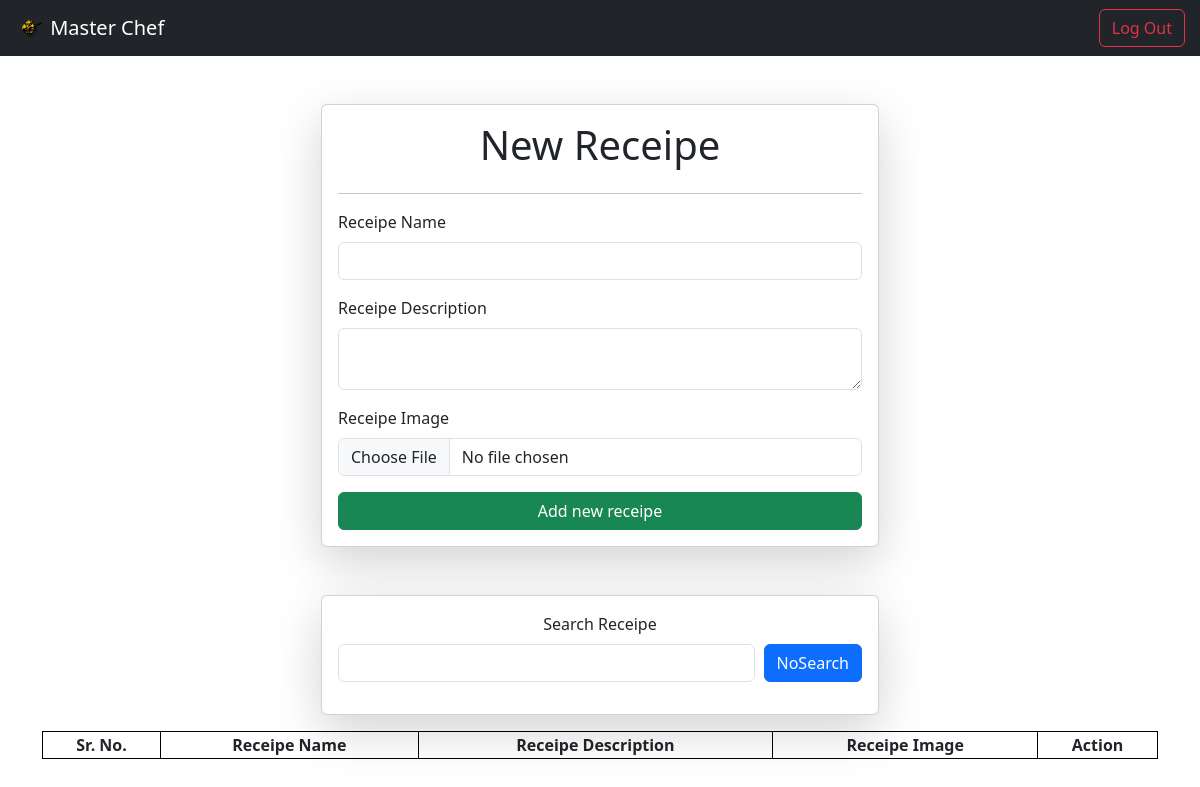
Before: /vege/ (signed in) with the older database file.
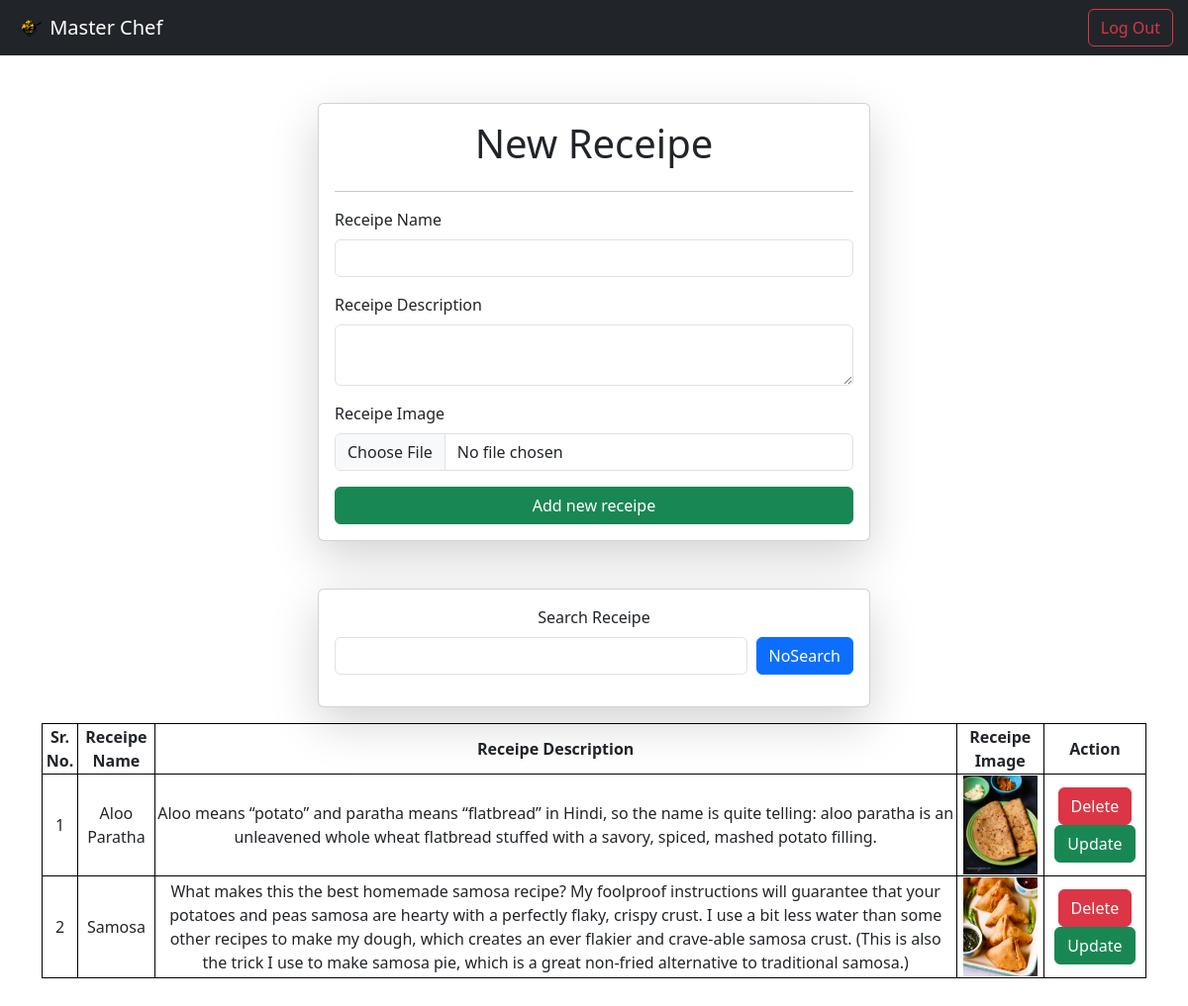
After: the same page with the newer database file.
### vege/models.py (models this page shows, shortened)
class Reci(models.Model):
    user = models.ForeignKey(User,on_delete=models.SET_NULL , null = True , blank= True)
    receipe_name = models.CharField(max_length=100)
    slug = models.SlugField(unique=True)
    receipe_description = models.TextField()
    receipe_image = models.ImageField(upload_to="")
    receipe_view_count = models.IntegerField(default=1)
    is_deleted = models.BooleanField(default=False)
    objects = ReciManager()
    admin_objects = models.Manager()

### vege/views.py (the view, shortened to what this page needs)
# urls.py: path('vege/',receipes,name="receipes"),
@login_required(login_url = "/login/")
def receipes(request):
    queryset = Reci.objects.all()
    if request.GET.get('search'):
        queryset = queryset.filter(receipe_name__icontains = request.GET.get('search'))
    context = {"receipes" : queryset}
    return render(request,"receipes.html",context)

### vege/models.py (called while the page is built)
    def get_queryset(self):
        return super().get_queryset().filter(is_deleted=False)

### vege/templates/receipes.html (shortened to what this page needs)
<!DOCTYPE html>
<html lang="en">
<head>
  <link href="https://cdn.jsdelivr.net/npm/bootstrap@5.3.1/dist/css/bootstrap.min.css" rel="stylesheet"
>
</head>
<body>
  <nav class="navbar navbar-dark bg-dark">
    <a class="navbar-brand" href="#">
      <img src="/media/ico.png" width="30" height="30" class="d-inline-block align-top display-1 ml-3" style="margin-left: 15px;" alt="">
      Master Chef
    </a>
    {% if request.user.is_authenticated %}
    <a href="/logout/" class="btn btn-outline-danger my-2 my-sm-0" style="margin-right: 15px; visibility: visible; " type="submit">Log Out</a>
    {% else %}
    <a href="/login/" class="btn btn-outline-danger my-2 my-sm-0" style="margin-right: 15px; visibility: hidden; " type="submit">Losg Out</a>
    {% endif %}
  </nav>
  <div class="container mt-5">
    <form class="col-6 mx-auto card p-3 shadow-lg" method="post" enctype="multipart/form-data">
      <h1 class="mx-auto">New Receipe</h1>
      <hr>
      <div class="mb-3">
        <label class="form-label">Receipe Name</label>
        <input type="text" class="form-control" name="receipe_name" required>
      </div>
      <div class="mb-3">
        <label class="form-label">Receipe Description</label>
        <textarea class="form-control" name="receipe_description" required></textarea>
      </div>
      <div class="mb-3">
        <label class="form-label">Receipe Image</label>
        <input type="file" class="form-control" name="receipe_image" required>
      </div>
      <button type="submit" class="btn btn-success ">Add new receipe</button>
    </form>
    <div class="search mt-5 ">
      <div class="mx-auto col-6"  style="text-align: center;">
        <form class="mx-auto card p-3 shadow-lg" >
          <label class="form-label">Search Receipe</label>
        <div class="mb-3" style="display: flex;">
          <input type="text" class="form-control" name="search">
          <button type="submit" class="btn btn-primary" style="margin-left: 9px;">NoSearch</button>
        </div>
      </form>
      </div>
    </div>
    <table style="width:100%" class="mt-3 mb-5">
      <thead>
        <tr>
          <th style="text-align : center;">Sr. No.</th>
          <th style="text-align : center;">Receipe Name</th>
          <th style="text-align : center;">Receipe Description</th>
          <th style="text-align : center;">Receipe Image</th>
          <th style="text-align : center;">Action</th>
        </tr>
      </thead>
      {%for i in receipes%}
      <tr>
        <td style="text-align : center;">{{forloop.counter}}</td>
        <td style="text-align : center;">{{i.receipe_name}}</td>
        <td style="text-align : center;">{{i.receipe_description}}</td>
        <td style="text-align : center;"><img src="/media/{{i.receipe_image}}" alt="" style="height: 100px;"></td>
        <td style="text-align : center;">
          <a href="/delete_item/{{i.slug}}/" class="btn btn-danger">Delete</a>
          <a href="/update_item/{{i.slug}}/" class="btn btn-success">Update</a></td>
      </tr>
      {%endfor%}
    </table>
  </div>
</body>
</html>

### vege/templates/receipes.html (style rules this page uses)
table, th, td { border: 1px solid black; }

Changed rows visible on the page:
added Reci: receipe_name "Aloo Paratha", receipe_description "Aloo means “potato” and paratha means “flatbread” in Hindi, so the name is quite telling: aloo paratha is an unleavened whole wheat flatbread stuffed with a savory, spiced, mashed potato filling.", receipe_image (picture)
added Reci: receipe_name "Samosa", receipe_description "What makes this the best homemade samosa recipe? My foolproof instructions will guarantee that your potatoes and peas samosa are hearty with a perfectly flaky, crispy crust. I use a bit less water than some other recipes to make my dough, which creates an ever flakier and crave-able samosa crust. (This is also the trick I use to make samosa pie, which is a great non-fried alternative to traditional samosa.)", receipe_image (picture)
